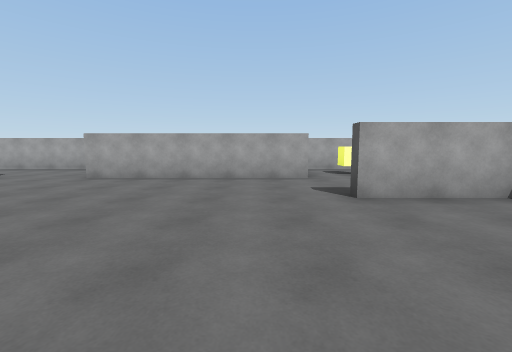
view 1 (above)

19 first-person views from a walk through a scene from a Unity 3-D project. The camera is 1.3 m above the floor, tilts 6° down and sees 90° across. The floor is counted in squares, 2 m on a side. Each view is taken from the middle of a square. On the plan, view 1 faces up. The plan holds only what a view shows up to about 9 squares ahead; the rest is blank. The player character is not drawn.

view 2
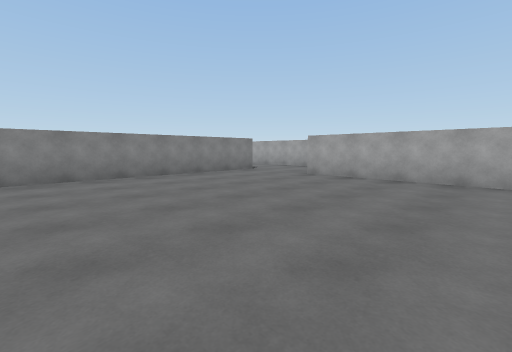

view 3
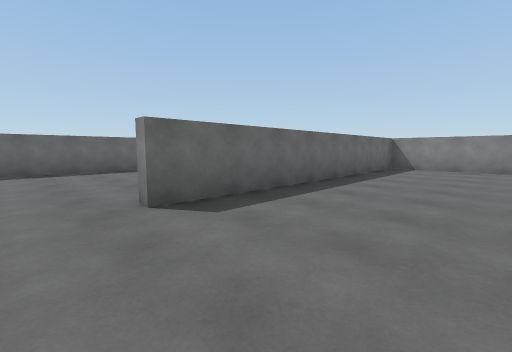

view 4
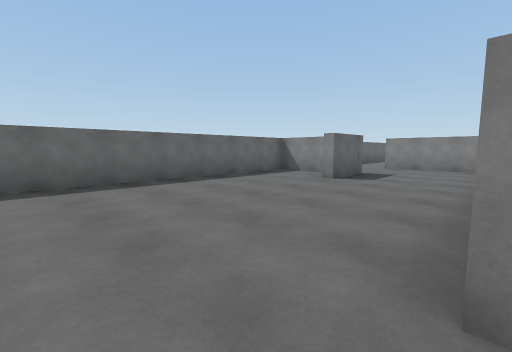

view 5
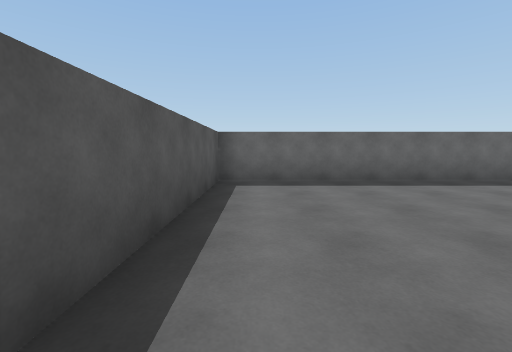

view 6
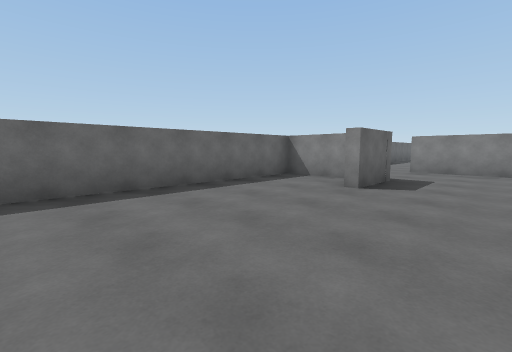

view 7
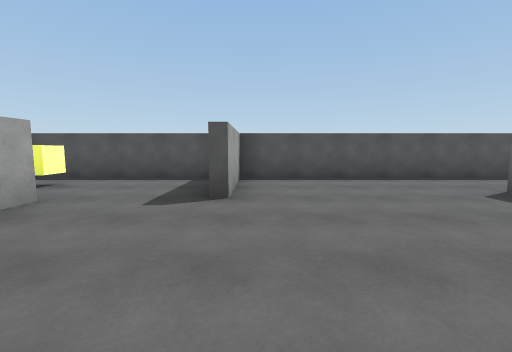

view 8
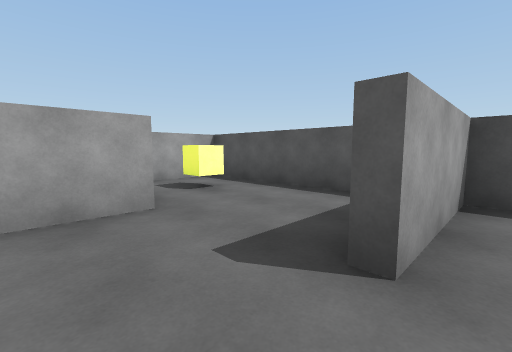

view 9
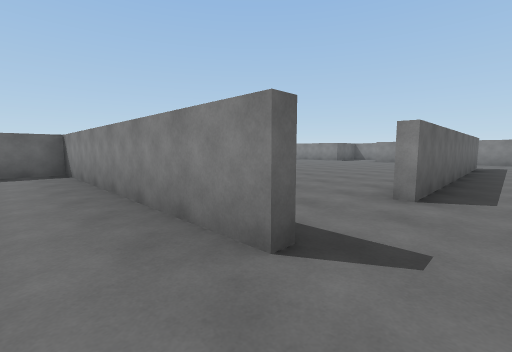

view 10
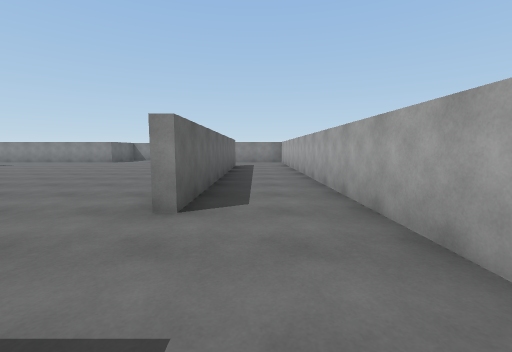

view 11
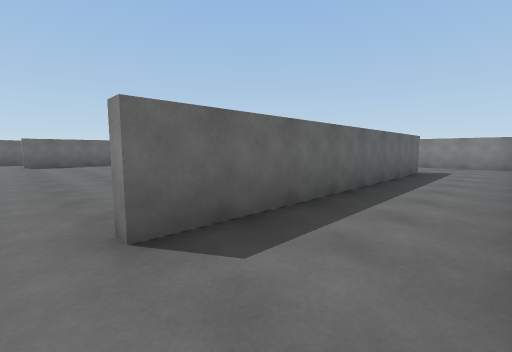

view 12
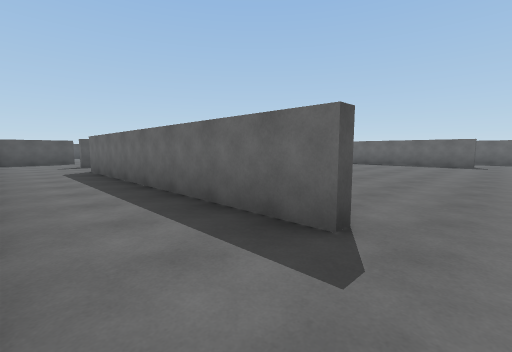

view 13
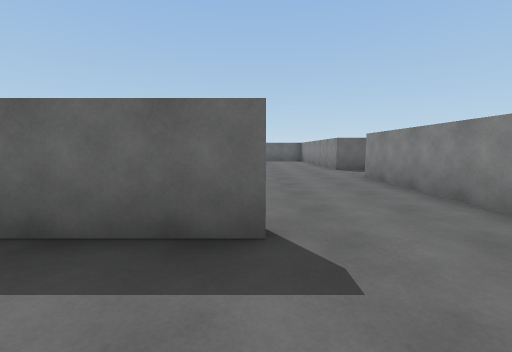

view 14
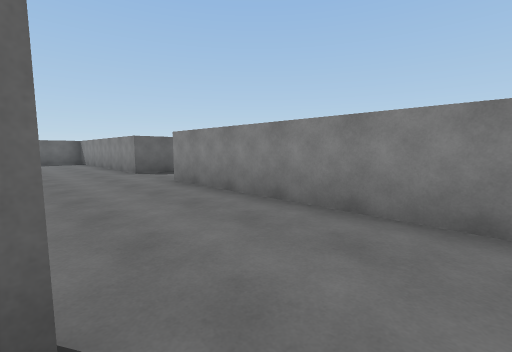

view 15
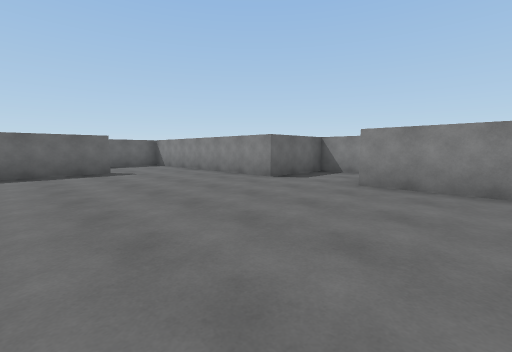

view 16
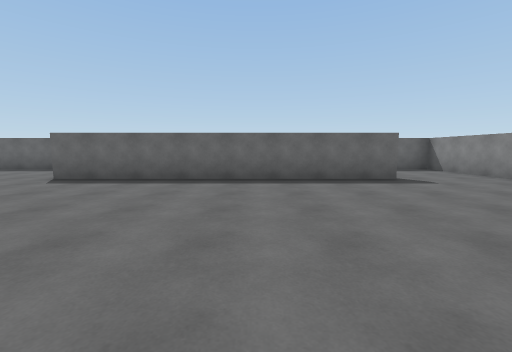

view 17
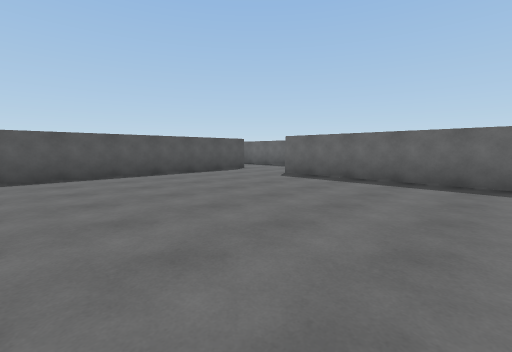

view 18
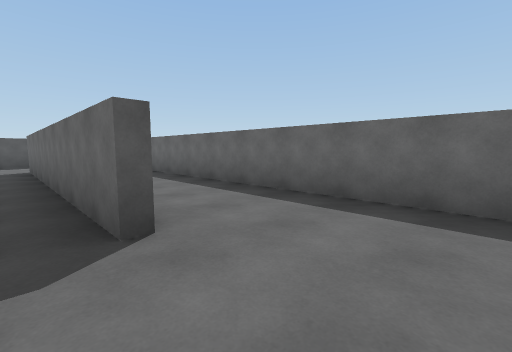

view 19
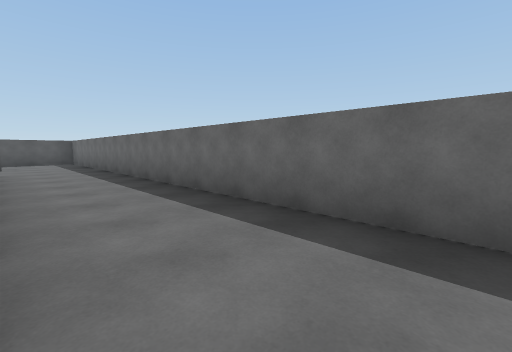

### Floor plan
Ten units are one square. View 1 is at (0, 0); x grows to the right and y downward. Boxes are objects, and circles mark ways between rooms. Rooms are numbered by the first view taken in them; rooms with no view inside come last. Other rooms are left out.
<svg viewBox="-213 -88 256 155">
<path fill="none" stroke="#000" d="M12 -57 -39 -57M-62 -45 -62 8 19 8M38 15 38 -34 12 -34M-34 46 -34 62 38 62 38 15M-161 -62 -85 -62M-161 36 -85 36M-62 -60 -62 -45M-64 41 -64 -21M-208 -12 -208 0 -185 0 -185 45M-185 -80 -185 -20M-54 -83 -150 -83M-185 45 -185 62 -65 62M-38 38 -21 38M-62 16 -62 41M-65 62 -48 62"/>
<circle cx="25" cy="10" r="3" fill="#2a7"/>
<circle cx="-45" cy="-45" r="3" fill="#2a7"/>
<circle cx="-35" cy="25" r="3" fill="#2a7"/>
<circle cx="-175" cy="40" r="3" fill="#2a7"/>
<circle cx="-75" cy="40" r="3" fill="#2a7"/>
<circle cx="-60" cy="55" r="3" fill="#2a7"/>
<circle cx="-50" cy="40" r="3" fill="#2a7"/>
<text x="-10" y="-20">1</text>
<text x="0" y="40">2</text>
<text x="-120" y="-20">3</text>
<text x="-130" y="50">4</text>
<text x="-40" y="30">5</text>
<text x="-60" y="50">6</text>
</svg>
Room 1 opens to room 2. Room 1 opens to room 3. Room 2 opens to room 5. Room 3 opens to room 4. Room 4 opens to room 6. Room 5 opens to room 6.

Where each view was taken, in squares from view 1:
view 1: 0 up, 0 right, facing up
view 2: 0 up, 0 right, facing up-left
view 3: 2 up, 3 right, facing down-left
view 4: 1 down, 3 right, facing down-left
view 5: 1 down, 3 right, facing down
view 6: 2 down, 2 right, facing down-left
view 7: 3 up, 2 left, facing right
view 8: 3 up, 0 right, facing up-right
view 9: 7 up, 5 left, facing down-left
view 10: 7 up, 6 left, facing left
view 11: 8 up, 8 left, facing down-left
view 12: 8 up, 17 left, facing down-right
view 13: 8 up, 16 left, facing down
view 14: 7 up, 16 left, facing down-left
view 15: 4 up, 14 left, facing down-left
view 16: 2 up, 13 left, facing down
view 17: 2 up, 13 left, facing down-right
view 18: 3 down, 18 left, facing down-right
view 19: 4 down, 17 left, facing down-right
